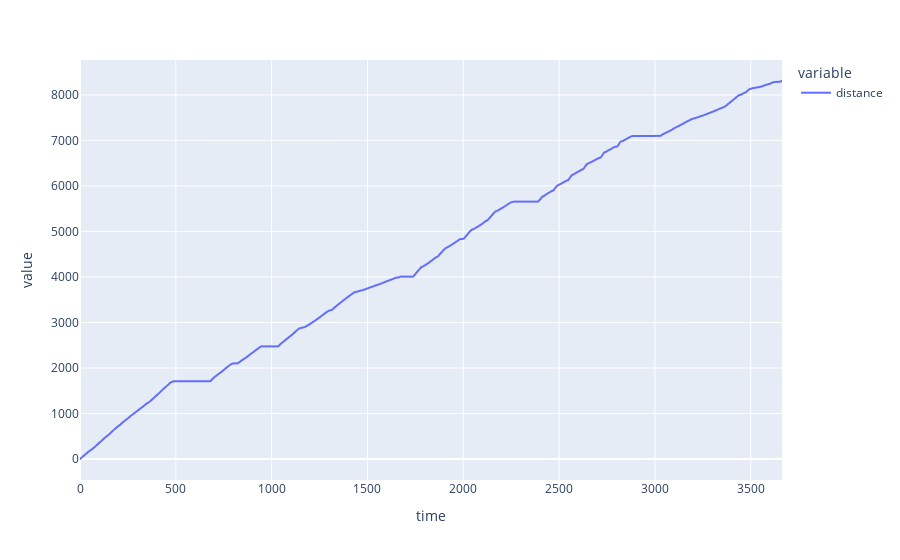
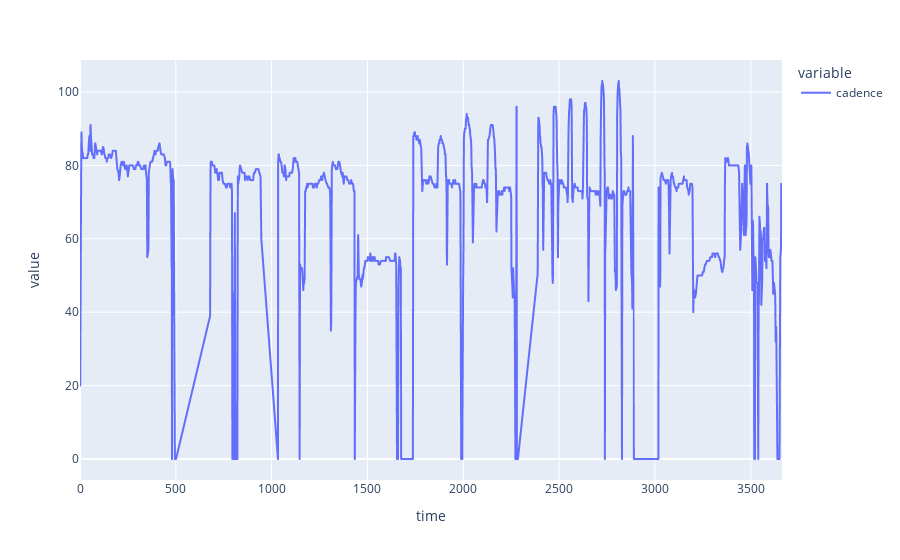
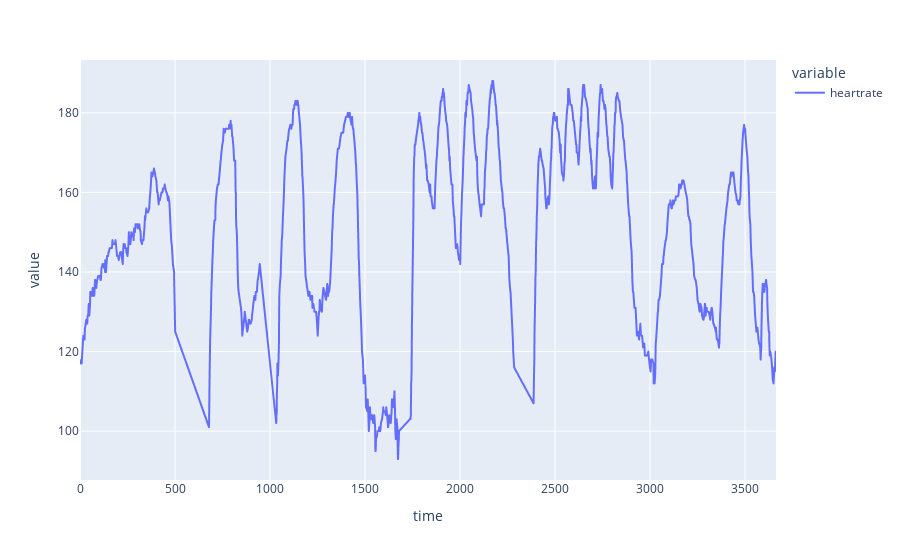
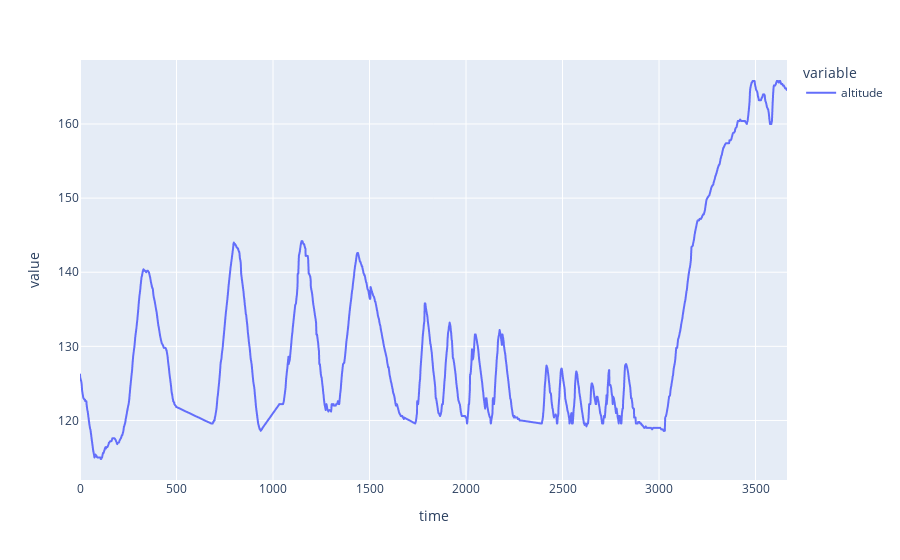

Notebook source saved alongside these figures, in order:
### Code cell
figs = []
for col in streams_df.columns:
    fig = streams_df[col].plot()
    fig.show()
    figs.append(fig)

### Figure 1 — Plotly figure (JSON) as saved in the notebook; plotly's stock layout.template omitted (floating-point values rounded to 4 significant figures; data arrays with more than 128 entries replaced by an {"elided": "..."} marker saying what was removed)
{"data": [{"hovertemplate": "variable=distance<br>time=%{x}<br>value=%{y}<extra></extra>", "legendgroup": "distance", "line": {"color": "#636efa", "dash": "solid"}, "marker": {"symbol": "circle"}, "mode": "lines", "name": "distance", "showlegend": true, "type": "scattergl", "x": {"elided": "1214 int values"}, "xaxis": "x", "y": {"elided": "1214 float values"}, "yaxis": "y"}], "layout": {"legend": {"title": {"text": "variable"}, "tracegroupgap": 0}, "margin": {"t": 60}, "xaxis": {"anchor": "y", "domain": [0, 1], "title": {"text": "time"}}, "yaxis": {"anchor": "x", "domain": [0, 1], "title": {"text": "value"}}}}

### Figure 2 — Plotly figure (JSON) as saved in the notebook; plotly's stock layout.template omitted (floating-point values rounded to 4 significant figures; data arrays with more than 128 entries replaced by an {"elided": "..."} marker saying what was removed)
{"data": [{"hovertemplate": "variable=cadence<br>time=%{x}<br>value=%{y}<extra></extra>", "legendgroup": "cadence", "line": {"color": "#636efa", "dash": "solid"}, "marker": {"symbol": "circle"}, "mode": "lines", "name": "cadence", "showlegend": true, "type": "scattergl", "x": {"elided": "1214 int values"}, "xaxis": "x", "y": {"elided": "1214 int values"}, "yaxis": "y"}], "layout": {"legend": {"title": {"text": "variable"}, "tracegroupgap": 0}, "margin": {"t": 60}, "xaxis": {"anchor": "y", "domain": [0, 1], "title": {"text": "time"}}, "yaxis": {"anchor": "x", "domain": [0, 1], "title": {"text": "value"}}}}

### Figure 3 — Plotly figure (JSON) as saved in the notebook; plotly's stock layout.template omitted (floating-point values rounded to 4 significant figures; data arrays with more than 128 entries replaced by an {"elided": "..."} marker saying what was removed)
{"data": [{"hovertemplate": "variable=heartrate<br>time=%{x}<br>value=%{y}<extra></extra>", "legendgroup": "heartrate", "line": {"color": "#636efa", "dash": "solid"}, "marker": {"symbol": "circle"}, "mode": "lines", "name": "heartrate", "showlegend": true, "type": "scattergl", "x": {"elided": "1214 int values"}, "xaxis": "x", "y": {"elided": "1214 int values"}, "yaxis": "y"}], "layout": {"legend": {"title": {"text": "variable"}, "tracegroupgap": 0}, "margin": {"t": 60}, "xaxis": {"anchor": "y", "domain": [0, 1], "title": {"text": "time"}}, "yaxis": {"anchor": "x", "domain": [0, 1], "title": {"text": "value"}}}}

### Figure 4 — Plotly figure (JSON) as saved in the notebook; plotly's stock layout.template omitted (floating-point values rounded to 4 significant figures; data arrays with more than 128 entries replaced by an {"elided": "..."} marker saying what was removed)
{"data": [{"hovertemplate": "variable=altitude<br>time=%{x}<br>value=%{y}<extra></extra>", "legendgroup": "altitude", "line": {"color": "#636efa", "dash": "solid"}, "marker": {"symbol": "circle"}, "mode": "lines", "name": "altitude", "showlegend": true, "type": "scattergl", "x": {"elided": "1214 int values"}, "xaxis": "x", "y": {"elided": "1214 float values"}, "yaxis": "y"}], "layout": {"legend": {"title": {"text": "variable"}, "tracegroupgap": 0}, "margin": {"t": 60}, "xaxis": {"anchor": "y", "domain": [0, 1], "title": {"text": "time"}}, "yaxis": {"anchor": "x", "domain": [0, 1], "title": {"text": "value"}}}}
